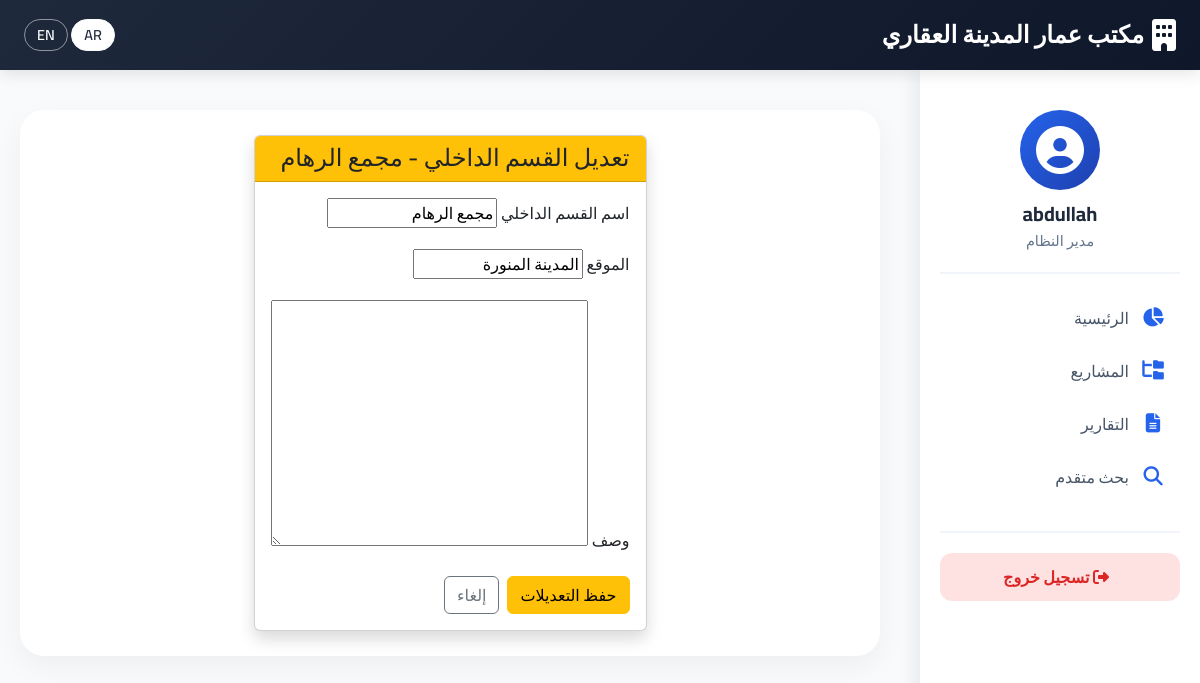
Screenshot of /edit/sub-category/2/ (signed in) with the database file from the repository.
### rentals/models.py (models this page shows, shortened)
class SubCategory(models.Model):
    main_category = models.ForeignKey(MainCategory, on_delete=models.CASCADE, related_name='subcategories', verbose_name="الفئة الرئيسية")
    name = models.CharField(max_length=200, verbose_name="اسم القسم الداخلي")
    location = models.CharField(max_length=300, verbose_name="الموقع", blank=True)
    description = models.TextField(blank=True, verbose_name="وصف")
    is_active = models.BooleanField(default=True, verbose_name="نشط؟")
    created_at = models.DateTimeField(auto_now_add=True)
    class Meta:
        verbose_name = "قسم داخلي"
        verbose_name_plural = "الأقسام الداخلية"
        ordering = ['main_category', 'name']

### rentals/views.py (the view)
# urls.py: path('edit/sub-category/<int:pk>/', views.edit_sub_category, name='edit_sub_category'),
@login_required
@permission_required('rentals.change_subcategory', raise_exception=True)
def edit_sub_category(request, pk):
    sub = get_object_or_404(SubCategory, pk=pk)
    if request.method == 'POST':
        form = SubCategoryForm(request.POST, instance=sub)
        if form.is_valid():
            form.save()
            messages.success(request, _('تم تعديل القسم الداخلي بنجاح.'))
            return redirect('subcategory_detail', pk=sub.id)
    else:
        form = SubCategoryForm(instance=sub)
    return render(request, 'rentals/edit_sub_category.html', {'form': form, 'subcategory': sub})

### rentals/forms.py
class SubCategoryForm(forms.ModelForm):
    class Meta:
        model = SubCategory
        fields = ['name', 'location', 'description']
        labels = {
            'name': _('اسم القسم الداخلي'),
            'location': _('الموقع'),
            'description': _('وصف'),
        }

### rentals/templates/rentals/edit_sub_category.html (shortened to what this page needs)
{% extends 'rentals/base.html' %}
{% load i18n %}
{% block content %}
<div class="row justify-content-center">
    <div class="col-md-8 col-lg-6">
        <div class="card shadow">
            <div class="card-header bg-warning text-dark">
                <h4 class="mb-0">{% trans "تعديل القسم الداخلي" %} - {{ subcategory.name }}</h4>
            </div>
            <div class="card-body">
                <form method="post">
                    {% for field in form %}
                        <div class="mb-3">
                            <label for="{{ field.id_for_label }}" class="form-label">{{ field.label }}</label>
                            {{ field }}
                        </div>
                    {% endfor %}
                    <div class="d-flex gap-2">
                        <button type="submit" class="btn btn-warning">{% trans "حفظ التعديلات" %}</button>
                        <a href="{% url 'subcategory_detail' subcategory.id %}" class="btn btn-outline-secondary">{% trans "إلغاء" %}</a>
                    </div>
                </form>
            </div>
        </div>
    </div>
</div>
{% endblock %}

### rentals/templates/rentals/base.html (shortened to what this page needs)
<!DOCTYPE html>
{% load static i18n %}
<html lang="ar" dir="rtl">
<head>
    <link rel="stylesheet" href="https://cdn.jsdelivr.net/npm/bootstrap@5.3.2/dist/css/bootstrap.rtl.min.css">
    <link rel="stylesheet" href="https://cdnjs.cloudflare.com/ajax/libs/font-awesome/6.5.1/css/all.min.css">
</head>
<body>
    <nav class="navbar navbar-custom">
        <div class="container-fluid px-4">
            <a class="navbar-brand" href="{% url 'home' %}">
                <i class="fas fa-building"></i>
                مكتب عمار المدينة العقاري
            </a>
            <div class="language-switcher">
                <form action="{% url 'set_language' %}" method="post" class="d-inline">
                    <button type="submit" name="language" value="ar" class="btn btn-sm btn-light">AR</button>
                    <button type="submit" name="language" value="en" class="btn btn-sm btn-outline-light">EN</button>
                </form>
            </div>
        </div>
    </nav>
    <div class="sidebar" id="sidebar">
        <div class="user-info">
            <div class="avatar">
                <i class="fas fa-user-circle"></i>
            </div>
            <h5>{{ user.get_username|default:"زائر" }}</h5>
            <p>{% if user.is_superuser %}مدير النظام{% else %}مستخدم{% endif %}</p>
        </div>
        <ul class="sidebar-menu">
            <li>
                <a href="{% url 'home' %}" {% if request.path == '/' %}class="active"{% endif %}>
                    <i class="fas fa-chart-pie"></i> الرئيسية
                </a>
            </li>
            <li>
                <a href="{% url 'main_categories' %}" {% if '/categories/' in request.path %}class="active"{% endif %}>
                    <i class="fas fa-folder-tree"></i> المشاريع
                </a>
            </li>
            <li>
                <a href="{% url 'reports_dashboard' %}" {% if '/reports/' in request.path %}class="active"{% endif %}>
                    <i class="fas fa-file-alt"></i> التقارير
                </a>
            </li>
            <li>
                <a href="{% url 'advanced_search' %}" {% if '/search/' in request.path %}class="active"{% endif %}>
                    <i class="fas fa-search"></i> بحث متقدم
                </a>
            </li>
        </ul>
        <div class="sidebar-footer">
            {% if user.is_authenticated %}
            <a href="{% url 'logout' %}" class="logout-btn">
                <i class="fas fa-sign-out-alt ms-2"></i> تسجيل خروج
            </a>
            {% else %}
            <a href="{% url 'login' %}" class="btn btn-primary-custom w-100 py-2">
                <i class="fas fa-sign-in-alt ms-2"></i> دخول
            </a>
            {% endif %}
        </div>
    </div>
    <div class="main-content" id="mainContent">
        <div class="content-card">
            {% block content %}{% endblock %}
        </div>
    </div>
</body>
</html>

### rentals/templates/rentals/base.html (style rules this page uses)
* { font-family: 'Cairo', sans-serif; }
body { background-color: #f8fafc; margin: 0; padding: 0; }
.navbar-custom { background: linear-gradient(135deg, #1e293b, #0f172a); box-shadow: 0 4px 15px rgba(0,0,0,0.1); padding: 12px 0; position: fixed; top: 0; left: 0; right: 0; z-index: 1030; height: 70px; }
.navbar-custom .navbar-brand { color: white; font-weight: 700; font-size: 1.5rem; display: flex; align-items: center; gap: 8px; }
.navbar-custom .navbar-brand i { font-size: 2rem; }
.language-switcher .btn { border-radius: 20px; padding: 4px 12px; font-size: 0.9rem; font-weight: 600; }
.language-switcher .btn-light { background: white; color: #1e293b; }
.language-switcher .btn-outline-light { border-color: rgba(255,255,255,0.5); color: white; }
.sidebar { position: fixed; top: 70px; right: 0; bottom: 0; width: 280px; background: white; box-shadow: -4px 0 20px rgba(0,0,0,0.08); padding: 20px; overflow-y: auto; transition: 0.3s; z-index: 1020; }
.sidebar .user-info { text-align: center; padding: 20px 0; border-bottom: 2px solid #f1f5f9; margin-bottom: 20px; }
.sidebar .user-info .avatar { width: 80px; height: 80px; background: linear-gradient(135deg, #2563eb, #1e40af); border-radius: 50%; display: flex; align-items: center; justify-content: center; margin: 0 auto 12px; }
.sidebar .user-info .avatar i { font-size: 3rem; color: white; }
.sidebar .user-info h5 { color: #1e293b; font-weight: 700; margin-bottom: 4px; }
.sidebar .user-info p { color: #64748b; font-size: 0.9rem; margin: 0; }
.sidebar-menu { list-style: none; padding: 0; margin: 0; }
.sidebar-menu li { margin-bottom: 5px; }
.sidebar-menu a { display: flex; align-items: center; padding: 12px 15px; color: #475569; text-decoration: none; border-radius: 12px; transition: 0.2s; font-weight: 500; }
.sidebar-menu a i { margin-left: 12px; width: 24px; text-align: center; color: #2563eb; font-size: 1.2rem; }
.sidebar-footer { margin-top: 30px; padding-top: 20px; border-top: 2px solid #f1f5f9; }
.logout-btn { display: block; padding: 12px; background: #fee2e2; color: #dc2626; text-align: center; text-decoration: none; border-radius: 12px; font-weight: 600; transition: 0.2s; }
.main-content { margin-right: 300px; margin-top: 90px; padding: 20px; min-height: 100vh; transition: margin-right 0.3s; }
.content-card { background: white; border-radius: 24px; box-shadow: 0 10px 30px rgba(0,0,0,0.05); padding: 25px; margin-bottom: 25px; }

### rows the page displays
SubCategory: name "مجمع الرهام", form "مجمع الرهام" "المدينة المنورة"

### other values shown
{{ user.get_username|default:"زائر" }} "abdullah"
{{ field.label }} "اسم القسم الداخلي" "الموقع" "وصف"
